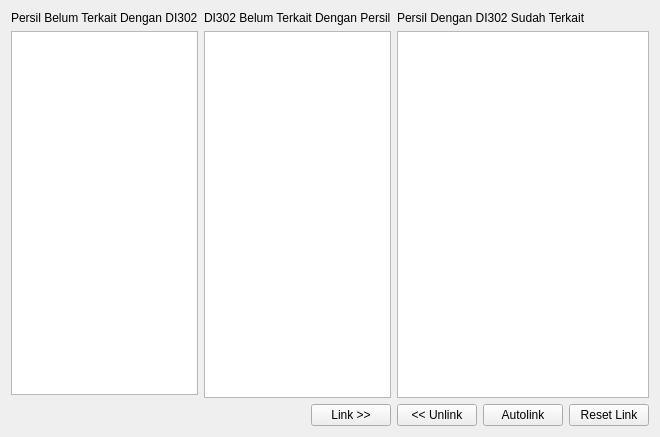
<?xml version="1.0" encoding="UTF-8"?>
<ui version="4.0">
 <class>DesainDI302</class>
 <widget class="QWidget" name="DesainDI302">
  <property name="geometry">
   <rect>
    <x>0</x>
    <y>0</y>
    <width>614</width>
    <height>437</height>
   </rect>
  </property>
  <property name="windowTitle">
   <string>Form</string>
  </property>
  <layout class="QHBoxLayout" name="horizontalLayout_2">
   <item>
    <layout class="QHBoxLayout" name="horizontalLayout">
     <item>
      <layout class="QVBoxLayout" name="verticalLayout_3">
       <item>
        <widget class="QLabel" name="label">
         <property name="text">
          <string>Persil Belum Terkait Dengan DI302</string>
         </property>
        </widget>
       </item>
       <item>
        <widget class="QTableWidget" name="table_persil">
         <property name="editTriggers">
          <set>QAbstractItemView::NoEditTriggers</set>
         </property>
         <property name="selectionMode">
          <enum>QAbstractItemView::SingleSelection</enum>
         </property>
         <property name="selectionBehavior">
          <enum>QAbstractItemView::SelectRows</enum>
         </property>
         <property name="columnCount">
          <number>0</number>
         </property>
         <attribute name="horizontalHeaderVisible">
          <bool>true</bool>
         </attribute>
         <attribute name="verticalHeaderVisible">
          <bool>false</bool>
         </attribute>
        </widget>
       </item>
       <item>
        <layout class="QHBoxLayout" name="horizontalLayout_8">
         <property name="topMargin">
          <number>5</number>
         </property>
         <property name="bottomMargin">
          <number>6</number>
         </property>
         <item>
          <widget class="QLabel" name="label_4">
           <property name="text">
            <string/>
           </property>
          </widget>
         </item>
        </layout>
       </item>
      </layout>
     </item>
     <item>
      <layout class="QVBoxLayout" name="verticalLayout_6">
       <item>
        <widget class="QLabel" name="label_2">
         <property name="text">
          <string>DI302 Belum Terkait Dengan Persil</string>
         </property>
        </widget>
       </item>
       <item>
        <widget class="QTableWidget" name="table_di302">
         <property name="editTriggers">
          <set>QAbstractItemView::NoEditTriggers</set>
         </property>
         <property name="selectionMode">
          <enum>QAbstractItemView::SingleSelection</enum>
         </property>
         <property name="selectionBehavior">
          <enum>QAbstractItemView::SelectRows</enum>
         </property>
         <property name="columnCount">
          <number>0</number>
         </property>
         <attribute name="horizontalHeaderVisible">
          <bool>true</bool>
         </attribute>
         <attribute name="verticalHeaderVisible">
          <bool>false</bool>
         </attribute>
        </widget>
       </item>
       <item>
        <layout class="QHBoxLayout" name="horizontalLayout_9">
         <item>
          <spacer name="horizontalSpacer_2">
           <property name="orientation">
            <enum>Qt::Horizontal</enum>
           </property>
           <property name="sizeHint" stdset="0">
            <size>
             <width>40</width>
             <height>20</height>
            </size>
           </property>
          </spacer>
         </item>
         <item>
          <widget class="QPushButton" name="btn_link">
           <property name="text">
            <string>Link &gt;&gt;</string>
           </property>
          </widget>
         </item>
        </layout>
       </item>
      </layout>
     </item>
     <item>
      <layout class="QVBoxLayout" name="verticalLayout_5">
       <item>
        <widget class="QLabel" name="label_3">
         <property name="text">
          <string>Persil Dengan DI302 Sudah Terkait</string>
         </property>
        </widget>
       </item>
       <item>
        <widget class="QTableWidget" name="table_persil_di302">
         <property name="editTriggers">
          <set>QAbstractItemView::NoEditTriggers</set>
         </property>
         <property name="selectionMode">
          <enum>QAbstractItemView::SingleSelection</enum>
         </property>
         <property name="selectionBehavior">
          <enum>QAbstractItemView::SelectRows</enum>
         </property>
         <property name="columnCount">
          <number>0</number>
         </property>
         <attribute name="horizontalHeaderVisible">
          <bool>true</bool>
         </attribute>
         <attribute name="verticalHeaderVisible">
          <bool>false</bool>
         </attribute>
        </widget>
       </item>
       <item>
        <layout class="QHBoxLayout" name="horizontalLayout_7">
         <item>
          <widget class="QPushButton" name="btn_unlink">
           <property name="text">
            <string>&lt;&lt; Unlink</string>
           </property>
          </widget>
         </item>
         <item>
          <widget class="QPushButton" name="btn_autolink">
           <property name="text">
            <string>Autolink</string>
           </property>
          </widget>
         </item>
         <item>
          <widget class="QPushButton" name="btn_reset_link">
           <property name="text">
            <string>Reset Link</string>
           </property>
          </widget>
         </item>
        </layout>
       </item>
      </layout>
     </item>
    </layout>
   </item>
  </layout>
 </widget>
 <resources/>
 <connections/>
</ui>
